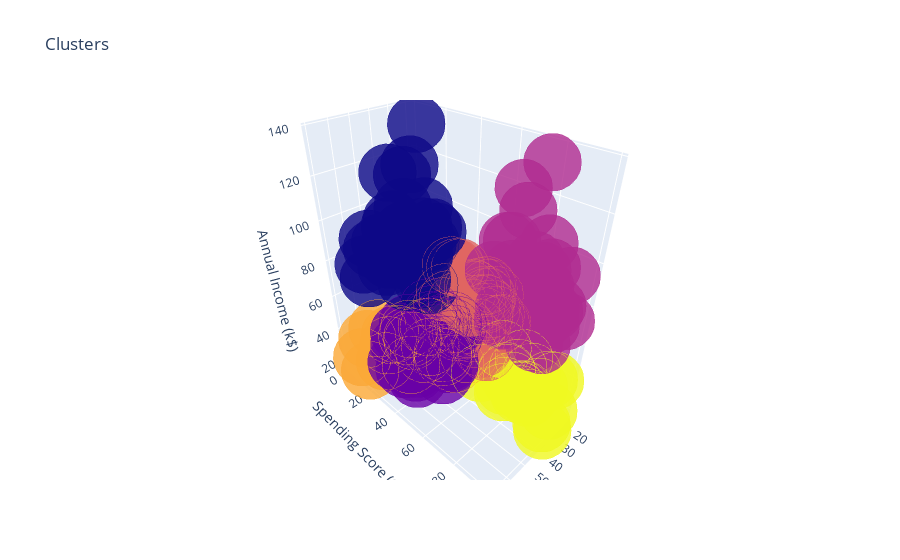

Notebook code for this chart:
### Code cell
X3 = df[['Age', 'Annual Income (k$)', 'Spending Score (1-100)']].iloc[:, :].values
algorithm = KMeans(
    n_clusters=6,
    init='k-means++',
    n_init=10,
    max_iter=300,
    tol=0.0001,
    random_state=111,
    algorithm='elkan'
)
algorithm.fit(X3)
labels3 = algorithm.labels_
centroids3 = algorithm.cluster_centers_
df['label3'] = labels3
trace1 = go.Scatter3d(
    x=df['Age'],
    y=df['Spending Score (1-100)'],
    z=df['Annual Income (k$)'],
    mode='markers',
    marker=dict(
        color=df['label3'],
        size=20,
        line=dict(
            color=df['label3'],
            width=12
        ),
    ),
    opacity=0.8
)
layout = go.Layout(
    title='Clusters',
    scene=dict(
        xaxis=dict(title='Age'),
        yaxis=dict(title='Spending Score (1-100)'),
        zaxis=dict(title='Annual Income (k$)')
    )
)
data = [trace1]
fig = go.Figure(data=data, layout=layout)
py.offline.iplot(fig)

### Figure 1 — Plotly figure (JSON) as saved in the notebook; plotly's stock layout.template omitted (floating-point values rounded to 4 significant figures; data arrays with more than 128 entries replaced by an {"elided": "..."} marker saying what was removed)
{"data": [{"marker": {"color": {"elided": "200 int values"}, "line": {"color": {"elided": "200 int values"}, "width": 12}, "size": 20}, "mode": "markers", "opacity": 0.8, "type": "scatter3d", "x": {"elided": "200 int values"}, "y": {"elided": "200 int values"}, "z": {"elided": "200 int values"}}], "layout": {"scene": {"xaxis": {"title": {"text": "Age"}}, "yaxis": {"title": {"text": "Spending Score (1-100)"}}, "zaxis": {"title": {"text": "Annual Income (k$)"}}}, "title": {"text": "Clusters"}}}
